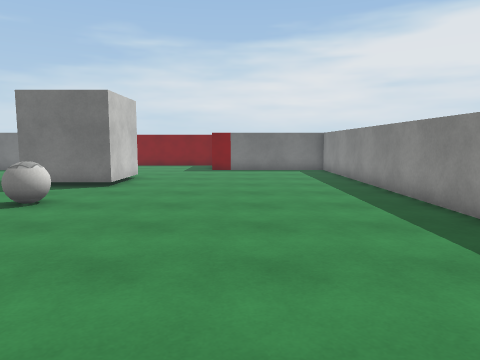
[1] (above)

16 first-person views from a walk through a Unity game level. The camera is 1.4 m above the floor, tilts 6° down and sees 70° across. The floor is counted in squares, 1 m on a side. Each view is taken from the middle of a square. On the plan, view 1 faces up. The plan holds only what a view shows up to about 15 squares ahead; the rest is blank. The player is left out. Surface patterns are stand-ins for the level's own textures.

[2]
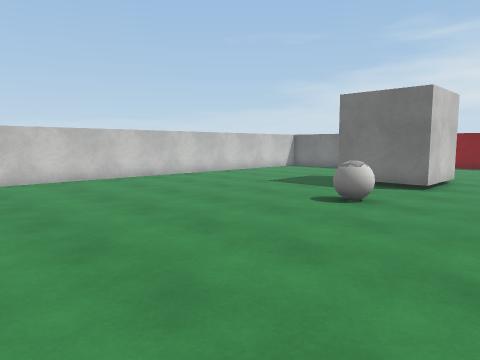

[3]
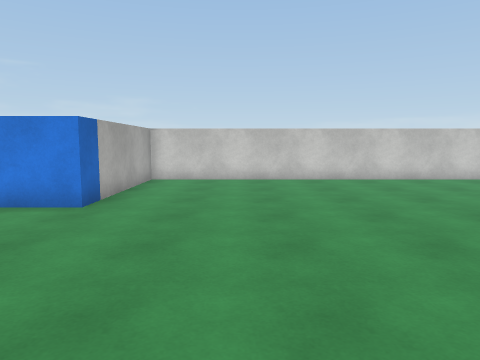

[4]
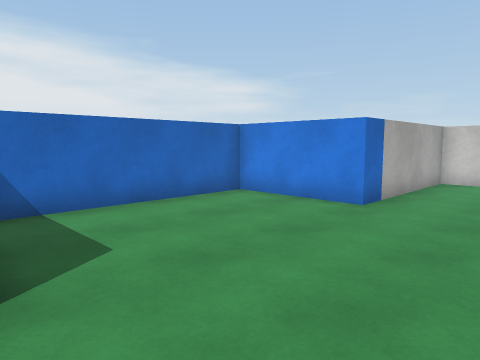

[5]
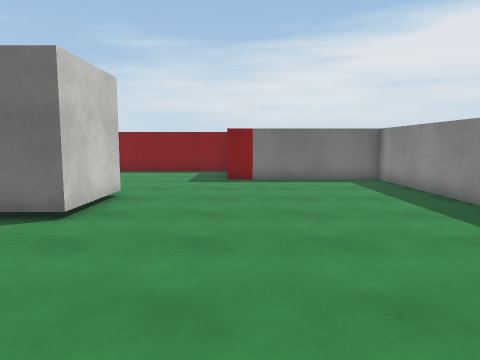

[6]
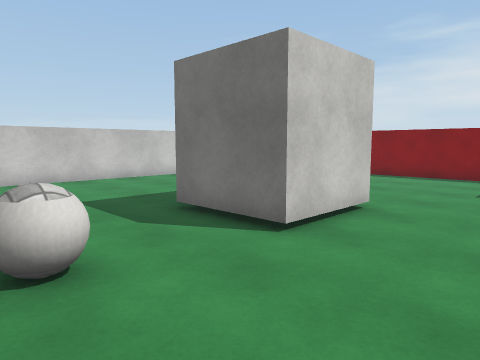

[7]
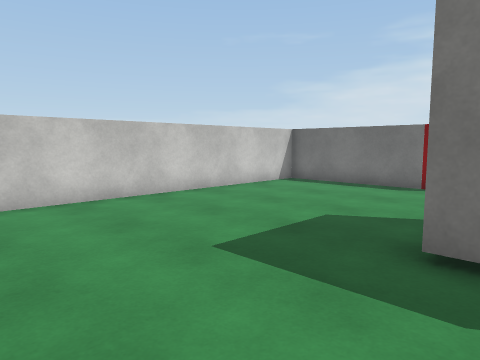

[8]
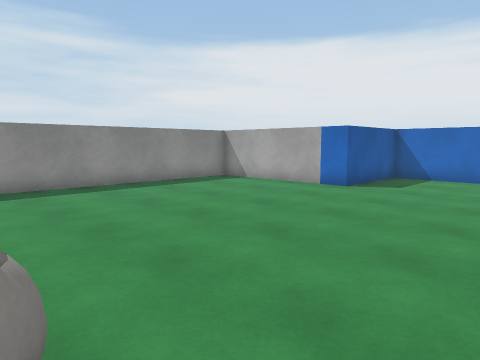

[9]
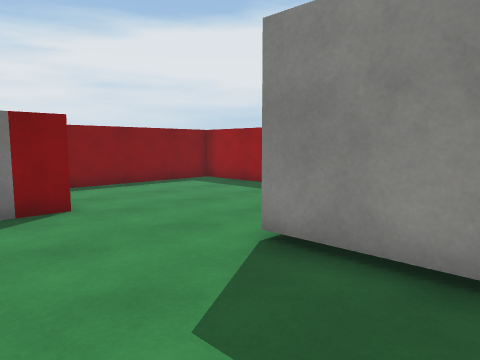

[10]
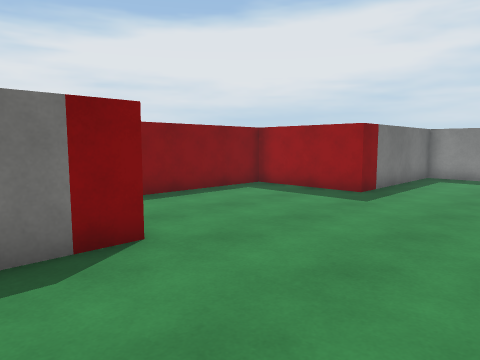

[11]
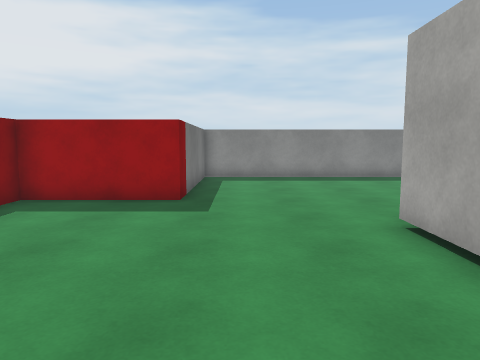

[12]
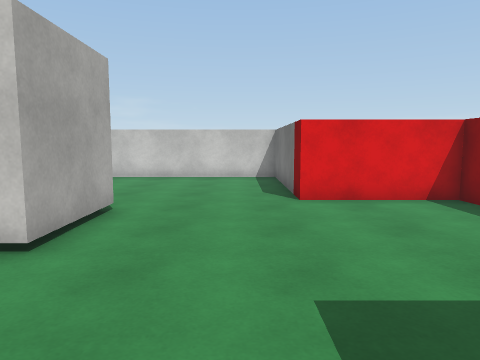

[13]
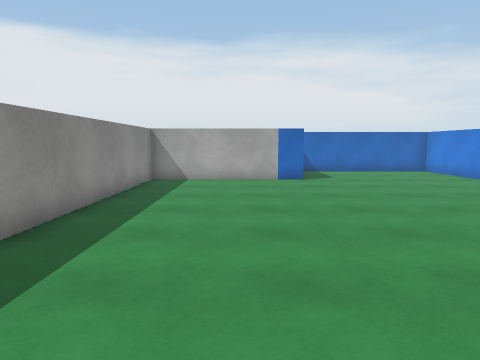

[14]
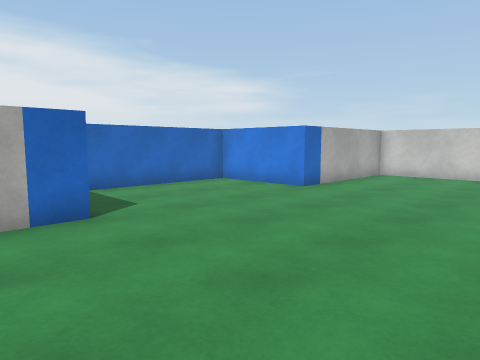

[15]
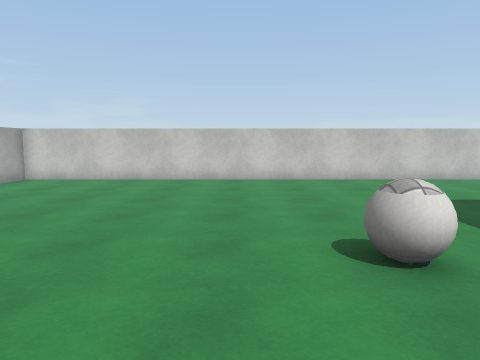

[16]
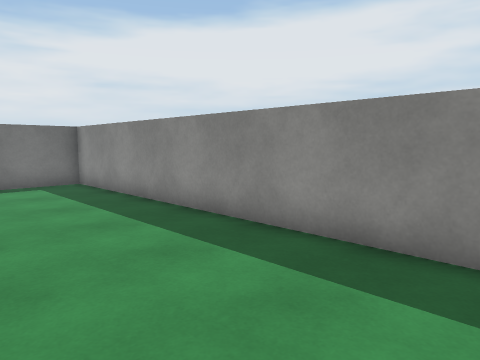

### Floor plan
Points are (right, up) in squares from view 1. A wall is a line through its corners. A room is listed if a view was taken in it or the views show most of it. See-through windows are left out.
Room 1 (views 1, 2, 3, 4, 5, 6, 7, 8, 9, 10, 11, 12, 13, 14, 15, 16)
walls: (-4.3, 11.3) (-7.3, 11.3) (-7.3, 14.3) (-4.3, 14.3) (-4.3, 11.3); (-8.5, -2.5) (-8.5, -6.5) (-1.5, -6.5) (-1.5, -2.5) (4.5, -2.5) (4.5, 18.5) (-1.5, 18.5) (-1.5, 22.5) (-8.5, 22.5) (-8.5, 18.5) (-14.5, 18.5) (-14.5, -2.5) (-8.5, -2.5)
objects: ball (-5, 8)

Positions as (right, up) in squares from view 1, and headings:
1: (0, 0), facing up
2: (-1, 0), facing up-left
3: (-1, 1), facing left
4: (-1, 1), facing down-left
5: (-1, 5), facing up
6: (-1, 7), facing up-left
7: (-6, 7), facing up-left
8: (-7, 8), facing down-right
9: (-11, 11), facing up-right
10: (-11, 14), facing up-right
11: (-10, 17), facing right
12: (0, 17), facing left
13: (1, 11), facing down
14: (1, 4), facing down-left
15: (-1, 6), facing left
16: (0, 6), facing up-right
